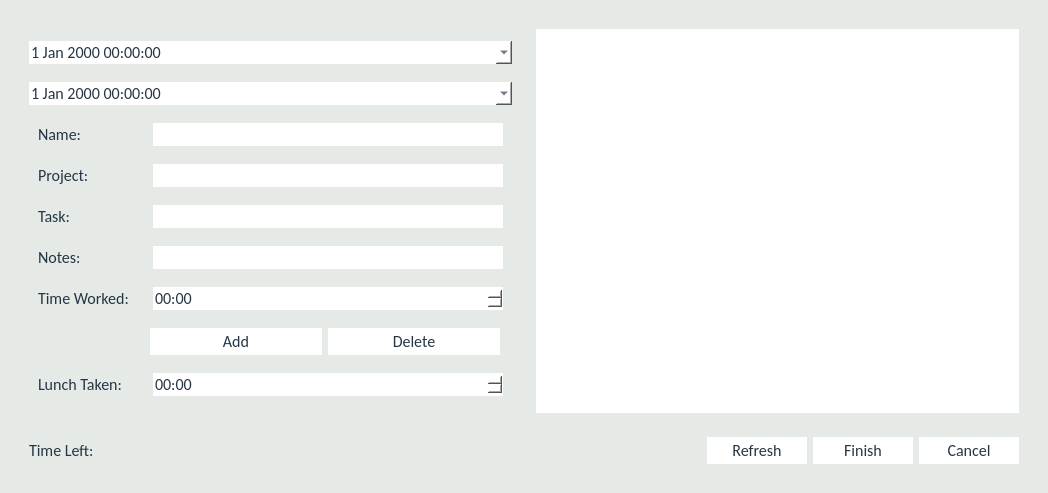
<?xml version="1.0" encoding="UTF-8"?>
<ui version="4.0">
 <class>ShiftEditForm</class>
 <widget class="QWidget" name="ShiftEditForm">
  <property name="geometry">
   <rect>
    <x>0</x>
    <y>0</y>
    <width>1048</width>
    <height>493</height>
   </rect>
  </property>
  <property name="font">
   <font>
    <family>Calibri</family>
    <pointsize>-1</pointsize>
   </font>
  </property>
  <property name="windowTitle">
   <string>Shift Edit</string>
  </property>
  <property name="styleSheet">
   <string notr="true">QWidget#ShiftEditForm{

background-color:#E5EAE7;
}
*{
font-family:&quot;Calibri&quot;;
font-size: 16px;
color:#263544;
}



QStackedWidget{
margin:0px;
padding:0px;
}


QWidget{

margin:0px;
padding:0px;
}
QWidget#bigwidger{
background-color:#E5EAE7;
border:none;
}



QTableWidget{
border:none;
}
QTextEdit{
border:none;
}


QPushButton{
padding:3px;
border:none;
background-color:#FFFFFF;
}
QPushButton:hover:!pressed{
background-color:#D1D1D1;
}


QDateTimeEdit{
border:none;
background-color:#FFFFFF;
}
QDateEditTime:hover{
border:none;
background-color:#F4F9F6;
}
QDateEditTime::drop-down{
border:none;
}


QComboBox{
border:none;
background-color:#FFFFFF;
}
QComboBox:hover {
background-color:#D1D1D1;
}
QComboBox:drop-down{
border:none;
}


QRadioButton{
padding:0px;
margin:0px;
}


QGroupBox {
    border: 0px solid gray;
	
    margin-top: 0.5em;
	margin-right:0px;
	margin-left:0px;
}
QGroupBox::title {
    subcontrol-origin: margin;
    left: 10px;
    padding: 0 3px 0 3px;
}


QCheckBox::indicator,QRadioButton::indicator{
border:none;
background-color:#FFFFFF;

}

QCheckBox::indicator:checked,QRadioButton::indicator:checked{
border:none;
background-color:#8DAA91;

}
QLineEdit,QTimeEdit,QDateEdit,QSpinBox,QDateTimeEdit{ 
background-color:#FFFFFF;
 border: 0px solid #D1D1D1;	

}
QLineEdit:hover,QTimeEdit:hover,QDateEdit:hover,QSpinBox:hover,QDateTimeEdit:hover{ 
background-color:#FFFFFF;
 border: 1px solid #D1D1D1;	
}


</string>
  </property>
  <layout class="QGridLayout" name="gridLayout">
   <item row="0" column="0">
    <widget class="QWidget" name="bigwidger" native="true">
     <layout class="QVBoxLayout" name="verticalLayout_2">
      <item>
       <layout class="QHBoxLayout" name="horizontalLayout">
        <item>
         <widget class="QWidget" name="left" native="true">
          <layout class="QVBoxLayout" name="verticalLayout">
           <property name="sizeConstraint">
            <enum>QLayout::SetMinimumSize</enum>
           </property>
           <item>
            <layout class="QHBoxLayout" name="horizontalLayout_3">
             <item>
              <widget class="QDateTimeEdit" name="DateTime1">
               <property name="calendarPopup">
                <bool>true</bool>
               </property>
              </widget>
             </item>
            </layout>
           </item>
           <item>
            <layout class="QHBoxLayout" name="horizontalLayout_11">
             <item>
              <widget class="QDateTimeEdit" name="DateTime2">
               <property name="calendarPopup">
                <bool>true</bool>
               </property>
              </widget>
             </item>
            </layout>
           </item>
           <item>
            <layout class="QHBoxLayout" name="horizontalLayout_4">
             <item>
              <widget class="QLabel" name="label_3">
               <property name="minimumSize">
                <size>
                 <width>100</width>
                 <height>0</height>
                </size>
               </property>
               <property name="maximumSize">
                <size>
                 <width>100</width>
                 <height>16777215</height>
                </size>
               </property>
               <property name="text">
                <string>Name:</string>
               </property>
              </widget>
             </item>
             <item>
              <widget class="QComboBox" name="Name">
               <property name="minimumSize">
                <size>
                 <width>350</width>
                 <height>0</height>
                </size>
               </property>
               <property name="maximumSize">
                <size>
                 <width>350</width>
                 <height>16777215</height>
                </size>
               </property>
               <property name="editable">
                <bool>true</bool>
               </property>
              </widget>
             </item>
            </layout>
           </item>
           <item>
            <layout class="QHBoxLayout" name="horizontalLayout_5">
             <property name="spacing">
              <number>6</number>
             </property>
             <item>
              <widget class="QLabel" name="label_4">
               <property name="minimumSize">
                <size>
                 <width>100</width>
                 <height>0</height>
                </size>
               </property>
               <property name="maximumSize">
                <size>
                 <width>100</width>
                 <height>16777215</height>
                </size>
               </property>
               <property name="text">
                <string>Project:</string>
               </property>
              </widget>
             </item>
             <item>
              <widget class="QComboBox" name="Projects">
               <property name="minimumSize">
                <size>
                 <width>350</width>
                 <height>0</height>
                </size>
               </property>
               <property name="maximumSize">
                <size>
                 <width>350</width>
                 <height>16777215</height>
                </size>
               </property>
               <property name="editable">
                <bool>true</bool>
               </property>
               <property name="sizeAdjustPolicy">
                <enum>QComboBox::AdjustToContents</enum>
               </property>
              </widget>
             </item>
            </layout>
           </item>
           <item>
            <layout class="QHBoxLayout" name="horizontalLayout_6">
             <item>
              <widget class="QLabel" name="label_5">
               <property name="minimumSize">
                <size>
                 <width>100</width>
                 <height>0</height>
                </size>
               </property>
               <property name="maximumSize">
                <size>
                 <width>100</width>
                 <height>16777215</height>
                </size>
               </property>
               <property name="text">
                <string>Task:</string>
               </property>
              </widget>
             </item>
             <item>
              <widget class="QComboBox" name="Items">
               <property name="minimumSize">
                <size>
                 <width>350</width>
                 <height>0</height>
                </size>
               </property>
               <property name="maximumSize">
                <size>
                 <width>350</width>
                 <height>16777215</height>
                </size>
               </property>
               <property name="editable">
                <bool>true</bool>
               </property>
              </widget>
             </item>
            </layout>
           </item>
           <item>
            <layout class="QHBoxLayout" name="horizontalLayout_10">
             <item>
              <widget class="QLabel" name="Description_label">
               <property name="minimumSize">
                <size>
                 <width>100</width>
                 <height>0</height>
                </size>
               </property>
               <property name="maximumSize">
                <size>
                 <width>100</width>
                 <height>16777215</height>
                </size>
               </property>
               <property name="text">
                <string>Notes:</string>
               </property>
              </widget>
             </item>
             <item>
              <widget class="QLineEdit" name="Description">
               <property name="minimumSize">
                <size>
                 <width>350</width>
                 <height>0</height>
                </size>
               </property>
               <property name="maximumSize">
                <size>
                 <width>350</width>
                 <height>16777215</height>
                </size>
               </property>
              </widget>
             </item>
            </layout>
           </item>
           <item>
            <layout class="QHBoxLayout" name="horizontalLayout_9">
             <item>
              <widget class="QLabel" name="label_7">
               <property name="minimumSize">
                <size>
                 <width>100</width>
                 <height>0</height>
                </size>
               </property>
               <property name="maximumSize">
                <size>
                 <width>100</width>
                 <height>16777215</height>
                </size>
               </property>
               <property name="text">
                <string>Time Worked:</string>
               </property>
              </widget>
             </item>
             <item>
              <widget class="QTimeEdit" name="Times">
               <property name="minimumSize">
                <size>
                 <width>350</width>
                 <height>0</height>
                </size>
               </property>
               <property name="maximumSize">
                <size>
                 <width>350</width>
                 <height>16777215</height>
                </size>
               </property>
               <property name="displayFormat">
                <string>hh:mm</string>
               </property>
              </widget>
             </item>
            </layout>
           </item>
           <item>
            <layout class="QHBoxLayout" name="horizontalLayout_7">
             <property name="rightMargin">
              <number>12</number>
             </property>
             <item>
              <spacer name="horizontalSpacer_2">
               <property name="orientation">
                <enum>Qt::Horizontal</enum>
               </property>
               <property name="sizeHint" stdset="0">
                <size>
                 <width>40</width>
                 <height>20</height>
                </size>
               </property>
              </spacer>
             </item>
             <item>
              <widget class="QPushButton" name="Add">
               <property name="minimumSize">
                <size>
                 <width>172</width>
                 <height>0</height>
                </size>
               </property>
               <property name="maximumSize">
                <size>
                 <width>172</width>
                 <height>16777215</height>
                </size>
               </property>
               <property name="focusPolicy">
                <enum>Qt::StrongFocus</enum>
               </property>
               <property name="text">
                <string>Add</string>
               </property>
              </widget>
             </item>
             <item>
              <widget class="QPushButton" name="Delete">
               <property name="minimumSize">
                <size>
                 <width>172</width>
                 <height>0</height>
                </size>
               </property>
               <property name="maximumSize">
                <size>
                 <width>172</width>
                 <height>16777215</height>
                </size>
               </property>
               <property name="focusPolicy">
                <enum>Qt::StrongFocus</enum>
               </property>
               <property name="text">
                <string>Delete</string>
               </property>
              </widget>
             </item>
            </layout>
           </item>
           <item>
            <layout class="QHBoxLayout" name="horizontalLayout_8">
             <item>
              <widget class="QLabel" name="label_6">
               <property name="minimumSize">
                <size>
                 <width>100</width>
                 <height>0</height>
                </size>
               </property>
               <property name="maximumSize">
                <size>
                 <width>100</width>
                 <height>16777215</height>
                </size>
               </property>
               <property name="text">
                <string>Lunch Taken:</string>
               </property>
              </widget>
             </item>
             <item>
              <widget class="QTimeEdit" name="Lunch">
               <property name="minimumSize">
                <size>
                 <width>350</width>
                 <height>0</height>
                </size>
               </property>
               <property name="maximumSize">
                <size>
                 <width>350</width>
                 <height>16777215</height>
                </size>
               </property>
               <property name="maximumTime">
                <time>
                 <hour>1</hour>
                 <minute>0</minute>
                 <second>0</second>
                </time>
               </property>
               <property name="currentSection">
                <enum>QDateTimeEdit::HourSection</enum>
               </property>
               <property name="displayFormat">
                <string>hh:mm</string>
               </property>
              </widget>
             </item>
            </layout>
           </item>
          </layout>
         </widget>
        </item>
        <item>
         <widget class="QWidget" name="right" native="true">
          <layout class="QVBoxLayout" name="verticalLayout_3">
           <item>
            <widget class="QTableWidget" name="Sections">
             <attribute name="verticalHeaderMinimumSectionSize">
              <number>30</number>
             </attribute>
            </widget>
           </item>
          </layout>
         </widget>
        </item>
       </layout>
      </item>
      <item>
       <widget class="QWidget" name="bottom" native="true">
        <layout class="QHBoxLayout" name="horizontalLayout_2">
         <item>
          <widget class="QLabel" name="label">
           <property name="text">
            <string>Time Left:</string>
           </property>
          </widget>
         </item>
         <item>
          <widget class="QLabel" name="timeLeft">
           <property name="text">
            <string/>
           </property>
          </widget>
         </item>
         <item>
          <spacer name="horizontalSpacer_3">
           <property name="orientation">
            <enum>Qt::Horizontal</enum>
           </property>
           <property name="sizeHint" stdset="0">
            <size>
             <width>40</width>
             <height>20</height>
            </size>
           </property>
          </spacer>
         </item>
         <item>
          <widget class="QLabel" name="error">
           <property name="text">
            <string/>
           </property>
          </widget>
         </item>
         <item>
          <spacer name="horizontalSpacer">
           <property name="orientation">
            <enum>Qt::Horizontal</enum>
           </property>
           <property name="sizeHint" stdset="0">
            <size>
             <width>40</width>
             <height>20</height>
            </size>
           </property>
          </spacer>
         </item>
         <item>
          <widget class="QPushButton" name="RefreshButton">
           <property name="minimumSize">
            <size>
             <width>100</width>
             <height>0</height>
            </size>
           </property>
           <property name="maximumSize">
            <size>
             <width>100</width>
             <height>16777215</height>
            </size>
           </property>
           <property name="text">
            <string>Refresh</string>
           </property>
          </widget>
         </item>
         <item>
          <widget class="QPushButton" name="FinishedButton">
           <property name="minimumSize">
            <size>
             <width>100</width>
             <height>0</height>
            </size>
           </property>
           <property name="maximumSize">
            <size>
             <width>100</width>
             <height>16777215</height>
            </size>
           </property>
           <property name="focusPolicy">
            <enum>Qt::StrongFocus</enum>
           </property>
           <property name="text">
            <string>Finish</string>
           </property>
           <property name="autoDefault">
            <bool>false</bool>
           </property>
           <property name="default">
            <bool>false</bool>
           </property>
          </widget>
         </item>
         <item>
          <widget class="QPushButton" name="CancelButton">
           <property name="minimumSize">
            <size>
             <width>100</width>
             <height>0</height>
            </size>
           </property>
           <property name="maximumSize">
            <size>
             <width>100</width>
             <height>16777215</height>
            </size>
           </property>
           <property name="focusPolicy">
            <enum>Qt::StrongFocus</enum>
           </property>
           <property name="text">
            <string>Cancel</string>
           </property>
          </widget>
         </item>
        </layout>
       </widget>
      </item>
     </layout>
    </widget>
   </item>
  </layout>
 </widget>
 <tabstops>
  <tabstop>Name</tabstop>
  <tabstop>Projects</tabstop>
  <tabstop>Items</tabstop>
  <tabstop>Times</tabstop>
  <tabstop>Add</tabstop>
  <tabstop>Delete</tabstop>
  <tabstop>Lunch</tabstop>
  <tabstop>RefreshButton</tabstop>
  <tabstop>FinishedButton</tabstop>
  <tabstop>CancelButton</tabstop>
  <tabstop>Sections</tabstop>
 </tabstops>
 <resources/>
 <connections/>
</ui>
